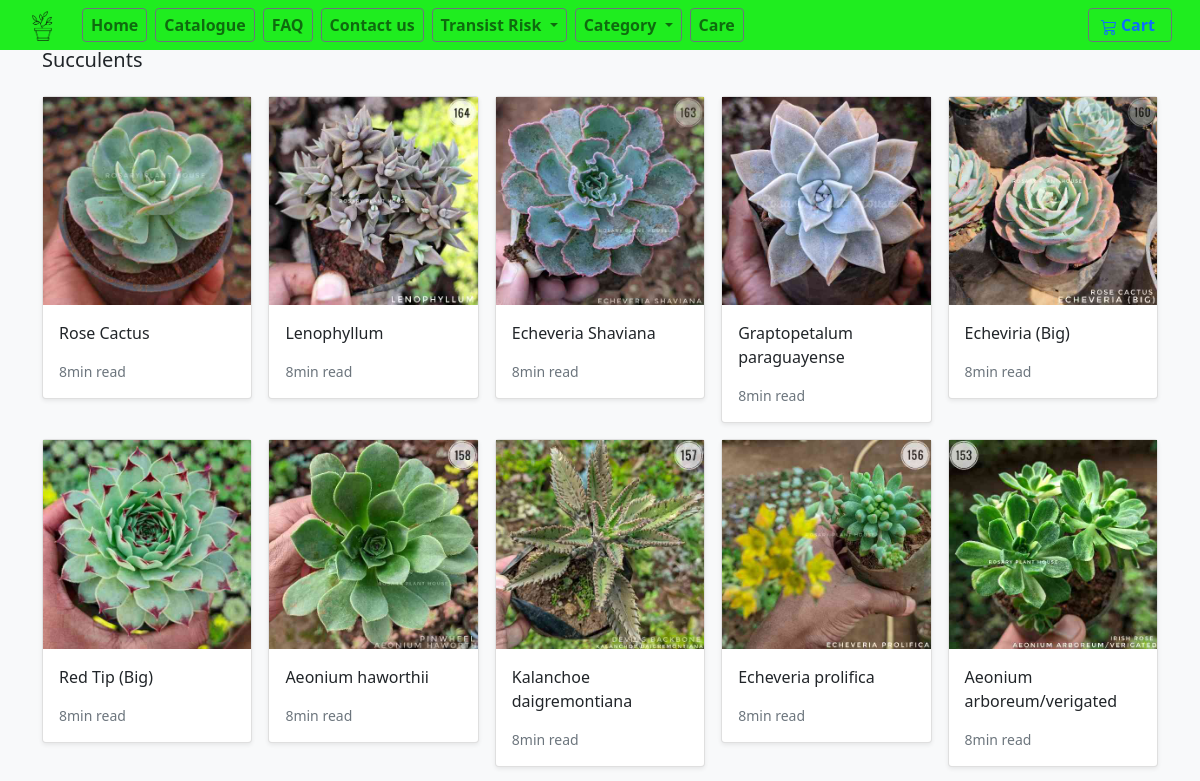
Page /shop/succulents/ (upper part) on the earlier database version.
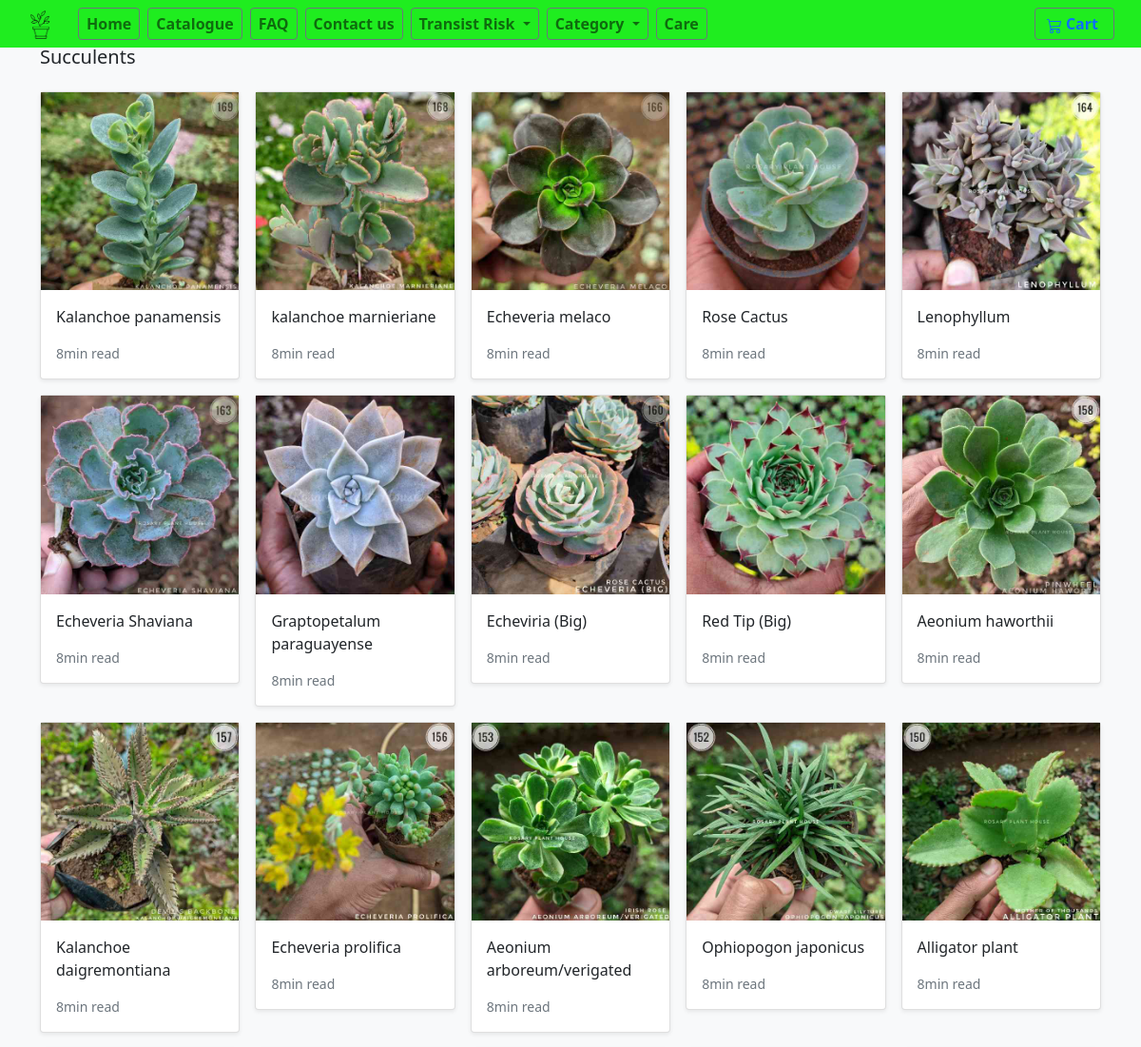
Same page on the later database version.
### store/models.py (models this page shows, shortened)
class Category(models.Model):
    name = models.CharField(max_length=255, db_index=True)
    slug = models.SlugField(max_length=255, unique=True)
    class Meta:
        verbose_name_plural = 'categories'

class Product(models.Model):
    pid=models.IntegerField(null=False)
    category = models.ForeignKey(Category, related_name='product', on_delete=models.CASCADE,default=7)
    risk = models.ForeignKey(Risk, related_name='product', on_delete=models.CASCADE,default=1)
    created_by = models.ForeignKey(User, on_delete=models.CASCADE, related_name='product_creator',default=1)
    title = models.CharField(max_length=255)
    Nickname=models.CharField(max_length=255)
    author = models.CharField(max_length=255, default='admin')
    description = models.TextField(blank=True)
    image = models.ImageField(upload_to='images/', default='images/default.png')
    slug = models.SlugField(max_length=255)
    size=models.CharField(max_length=255, default="2-3")
    price = models.IntegerField(default=0)
    disprice = models.IntegerField(default=0)
    orgprice = models.IntegerField(default=0)
    in_stock = models.BooleanField(default=True)
    indoor = models.BooleanField(default=False)
    mother = models.BooleanField(default=False)
    is_active = models.BooleanField(default=True)
    created = models.DateTimeField(auto_now_add=True)
    updated = models.DateTimeField(auto_now=True)
    objects = models.Manager()
    sun = models.ForeignKey(Sun, related_name='product', on_delete=models.CASCADE,default=1)
    Watering = models.ForeignKey(Watering, related_name='product', on_delete=models.CASCADE,default=1)
    products = ProductManager()
    maintenance = models.ForeignKey(maintenance, related_name='product', on_delete=models.CASCADE,default=1)
    tag = models.CharField(max_length=20, choices=TAG_CHOICES, default='None')
    class Meta:
        verbose_name_plural = 'Products'
        ordering = ('-created',)
    def get_absolute_url(self):
        return reverse('store:product_detail', args=[self.slug])

### store/views.py (the view)
# urls.py: path('shop/<slug:category_slug>/', views.category_list, name='category_list'),
def category_list(request, category_slug=None):
    category = get_object_or_404(Category, slug=category_slug)
    products = Product.objects.filter(category=category)
    return render(request, 'store/products/category.html', {'category': category, 'products': products})

### basket/basket.py (called while the page is built)
    def __len__(self):
        return sum(item['qty'] for item in self.basket.values())

### basket/context_processors.py (called while the page is built)
def basket(request):
    return {'basket': Basket(request)}

### store/context_processors.py (called while the page is built)
def categories(request):
    Product.objects.update(price=F('orgprice')-F('disprice'))
    return {
        'categories': Category.objects.all()
    }

### templates/store/products/category.html (shortened to what this page needs)
{% extends "../base.html" %}
{% load static %}
{% block content %}
<main>
  <div class="album py-5 bg-light">
    <div class="container">
      <div class="pb-3 h5">{{category.name|title}}</div>
      <div class="row row-cols-1 row-cols-sm-2 row-cols-md-5 g-3">
        {% for product in products %}
        <div class="col">
          <div class="card shadow-sm">
          <img class="img-fluid" alt="Responsive image" src="{{ product.image.url }}">
            <div class="card-body">
              <p class="card-text">
                <a class="text-dark text-decoration-none" href="{{ product.get_absolute_url }}">{{ product.title }}</a>
              </p>
              <div class="d-flex justify-content-between align-items-center">
                <small class="text-muted">8min read</small>
              </div>
            </div>
          </div>
        </div>
        {% endfor %}
      </div>
    </div>
  </div>
</main>
{% endblock %}

### templates/store/base.html (shortened to what this page needs)
{% load static %}
<!DOCTYPE html>
<html>
<head>
    {% block import %}
    <link rel="stylesheet" href="https://stackpath.bootstrapcdn.com/bootstrap/4.3.1/css/bootstrap.min.css">
    <link rel="stylesheet" href="https://cdnjs.cloudflare.com/ajax/libs/font-awesome/4.7.0/css/font-awesome.min.css">
    <link href="https://cdn.jsdelivr.net/npm/bootstrap@5.0.1/dist/css/bootstrap.min.css" rel="stylesheet">
    {% endblock %}
 </head>
<body>
    <header>
        <nav class="navbar fixed-top navbar-expand-md navbar-light pb-0 pt-0" style="background-color: rgba(0, 235, 0, 0.877)">
            <div class="container-fluid pd-0 my-1">
                <a class="navbar-brand" href="/">
                    <img src="/media/images/logo(only).png" alt="" width="30" height="30">
                  </a>
                <div class="collapse navbar-collapse" id="navbarCollapse">
                    <ul class="navbar-nav me-auto mb-2 mb-md-0">
                        <li class="nav-item pl-2 my-1">
                            <a type="button" class="nav-link btn btn-outline-secondary py-1" href="/index"><strong>Home</strong></a>
                        </li>
                        <li class="nav-item pl-2 my-1">
                            <a type="button" class="nav-link btn btn-outline-secondary py-1" href="/"><strong>Catalogue</strong></a>
                        </li>
                        <li class="nav-item pl-2 my-1">
                          <a type="button" class="nav-link btn btn-outline-secondary py-1" href="/faq/"><strong>FAQ</strong></a>
                      </li>
                        <li class="nav-item pl-2 my-1">
                          <a type="button" class="nav-link btn btn-outline-secondary py-1" href="/contact/"><strong>Contact us</strong></a>
                      </li>
                        <li class="nav-item dropdown pl-2 my-1">
                            <a class="nav-link dropdown-toggle btn btn-outline-secondary py-1" href="#" id="navbarDropdown" role="button"
                                data-bs-toggle="dropdown" aria-expanded="false">
                                <strong>Transist Risk</strong>
                            </a>
                        </li>
                        <li class="nav-item dropdown pl-2 my-1">
                            <a class="nav-link dropdown-toggle btn btn-outline-secondary py-1" href="#" id="navbarDropdown" role="button"
                                data-bs-toggle="dropdown" aria-expanded="false">
                                <strong>Category</strong>
                            </a>
                        </li>
                        <li class="nav-item pl-2 my-1">
                          <a type="button" class="nav-link btn btn-outline-secondary py-1" target="_blank" href="https://rosaryplanthouse.wixsite.com/shibin/blog"><strong>Care</strong></a>
                      </li>
                    </ul>
                    <a type="button" role="button" href="{% url "basket:basket_summary" %}"
                        class="nav-link btn btn-outline-secondary py-1 pl-2 ml-1">
<strong>
                    </strong>
                        <strong>Cart</strong>
                    </a>
                </div>
            </div>
        </nav>
    </header>
    <div id="content">{% block content %} {% endblock %}</div>
</body>
</html>

Differences in the rows shown:
added Product: image (picture), title "Kalanchoe panamensis"
added Product: image (picture), title "kalanchoe marnieriane"
added Product: image (picture), title "Echeveria melaco"
now on this page (row edited): Product: image (picture), title "Ophiopogon japonicus"
now on this page (row unchanged): Product: image (picture), title "Alligator plant"
